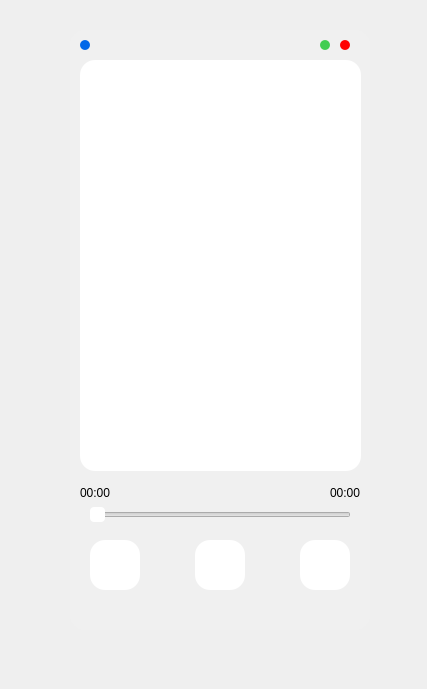
<?xml version="1.0" encoding="UTF-8"?>
<ui version="4.0">
 <class>Widget</class>
 <widget class="QWidget" name="Widget">
  <property name="enabled">
   <bool>true</bool>
  </property>
  <property name="geometry">
   <rect>
    <x>0</x>
    <y>0</y>
    <width>427</width>
    <height>689</height>
   </rect>
  </property>
  <property name="windowTitle">
   <string>Widget</string>
  </property>
  <property name="styleSheet">
   <string notr="true">*{
	border:none;
}</string>
  </property>
  <widget class="QListWidget" name="listWidget">
   <property name="geometry">
    <rect>
     <x>80</x>
     <y>60</y>
     <width>281</width>
     <height>411</height>
    </rect>
   </property>
   <property name="styleSheet">
    <string notr="true">QListWidget{
background-color: rgb(255,255,255);
border-radius:15px;
}</string>
   </property>
  </widget>
  <widget class="QSlider" name="PlayTime">
   <property name="geometry">
    <rect>
     <x>90</x>
     <y>505</y>
     <width>261</width>
     <height>20</height>
    </rect>
   </property>
   <property name="styleSheet">
    <string notr="true">QSlider::handle:horizontal {
	background-color:rgb(255,255,255);
	background-size:20% 20%;
    border-radius: 4px; /* 设置滑块的边框圆角 */
	box-shadow:5px 5px 5px rgba(0,0,0,1);
}
QSlider::handle:horizontal:hover {
	background-color:rgb(212,212,212);
	background-size:20% 20%;
    border-radius: 4px; /* 设置滑块的边框圆角 */
	box-shadow:5px 5px 5px rgba(0,0,0,1);
}</string>
   </property>
   <property name="orientation">
    <enum>Qt::Horizontal</enum>
   </property>
  </widget>
  <widget class="QLabel" name="endLable">
   <property name="geometry">
    <rect>
     <x>330</x>
     <y>485</y>
     <width>31</width>
     <height>15</height>
    </rect>
   </property>
   <property name="text">
    <string>00:00</string>
   </property>
  </widget>
  <widget class="QLabel" name="startLable">
   <property name="geometry">
    <rect>
     <x>80</x>
     <y>485</y>
     <width>31</width>
     <height>15</height>
    </rect>
   </property>
   <property name="text">
    <string>00:00</string>
   </property>
  </widget>
  <widget class="QPushButton" name="pushButton_8">
   <property name="geometry">
    <rect>
     <x>300</x>
     <y>540</y>
     <width>50</width>
     <height>50</height>
    </rect>
   </property>
   <property name="minimumSize">
    <size>
     <width>30</width>
     <height>30</height>
    </size>
   </property>
   <property name="styleSheet">
    <string notr="true">QPushButton{
	background-color:rgb(255,255,255);
	icon-size:25px;
	border-radius:15px;
}
QPushButton:hover{
	background-color:rgb(212,212,212);
}
QPushButton:pressed{
	background-color:rgb(199,199,199);
}</string>
   </property>
   <property name="text">
    <string/>
   </property>
  </widget>
  <widget class="QPushButton" name="pushButton_2">
   <property name="geometry">
    <rect>
     <x>90</x>
     <y>540</y>
     <width>50</width>
     <height>50</height>
    </rect>
   </property>
   <property name="minimumSize">
    <size>
     <width>30</width>
     <height>30</height>
    </size>
   </property>
   <property name="styleSheet">
    <string notr="true">QPushButton{
	background-color:rgb(255,255,255);
	icon-size:25px;
	border-radius:15px;
}
QPushButton:hover{
	background-color:rgb(212,212,212);
}
QPushButton:pressed{
	background-color:rgb(199,199,199);
}</string>
   </property>
   <property name="text">
    <string/>
   </property>
  </widget>
  <widget class="QPushButton" name="close">
   <property name="geometry">
    <rect>
     <x>340</x>
     <y>40</y>
     <width>10</width>
     <height>10</height>
    </rect>
   </property>
   <property name="styleSheet">
    <string notr="true">*{
	background-color:red;
border-radius:5px;
}
QPushButton:hover{
	background-color:rgb(205, 0, 0);
}</string>
   </property>
   <property name="text">
    <string/>
   </property>
  </widget>
  <widget class="QPushButton" name="min">
   <property name="geometry">
    <rect>
     <x>320</x>
     <y>40</y>
     <width>10</width>
     <height>10</height>
    </rect>
   </property>
   <property name="styleSheet">
    <string notr="true">*{
	background-color:rgb(65, 205, 82);
	border-radius:5px;
}
QPushButton:hover{
	background-color:rgb(65,155,82)
}</string>
   </property>
   <property name="text">
    <string/>
   </property>
  </widget>
  <widget class="QWidget" name="wg_bg" native="true">
   <property name="geometry">
    <rect>
     <x>70</x>
     <y>30</y>
     <width>300</width>
     <height>600</height>
    </rect>
   </property>
   <property name="styleSheet">
    <string notr="true">QWidget{
	background-color:rgb(240, 240, 240);
	border-radius:15px;
}</string>
   </property>
  </widget>
  <widget class="QPushButton" name="pushButton_7">
   <property name="geometry">
    <rect>
     <x>195</x>
     <y>540</y>
     <width>50</width>
     <height>50</height>
    </rect>
   </property>
   <property name="minimumSize">
    <size>
     <width>30</width>
     <height>30</height>
    </size>
   </property>
   <property name="styleSheet">
    <string notr="true">QPushButton{
	icon-size:45px 45px;
	background-color:rgb(255,255,255);
	border-radius: 15px;
	box-shadow:55px 55px 55px rgb(0,0,0,1)
}
QPushButton:hover{
	background-color:rgb(212,212,212);
}
QPushButton:pressed{
	background-color:rgb(199,199,199);
}</string>
   </property>
   <property name="text">
    <string/>
   </property>
  </widget>
  <widget class="QPushButton" name="options">
   <property name="geometry">
    <rect>
     <x>80</x>
     <y>40</y>
     <width>10</width>
     <height>10</height>
    </rect>
   </property>
   <property name="styleSheet">
    <string notr="true">*{
	background-color:rgb(0, 103, 232);
	border-radius:5px;
}
QPushButton:hover{
	background-color:rgb(0, 20, 122)
}</string>
   </property>
   <property name="text">
    <string/>
   </property>
  </widget>
  <zorder>wg_bg</zorder>
  <zorder>listWidget</zorder>
  <zorder>PlayTime</zorder>
  <zorder>endLable</zorder>
  <zorder>startLable</zorder>
  <zorder>pushButton_8</zorder>
  <zorder>pushButton_2</zorder>
  <zorder>close</zorder>
  <zorder>min</zorder>
  <zorder>pushButton_7</zorder>
  <zorder>options</zorder>
 </widget>
 <resources/>
 <connections/>
</ui>
